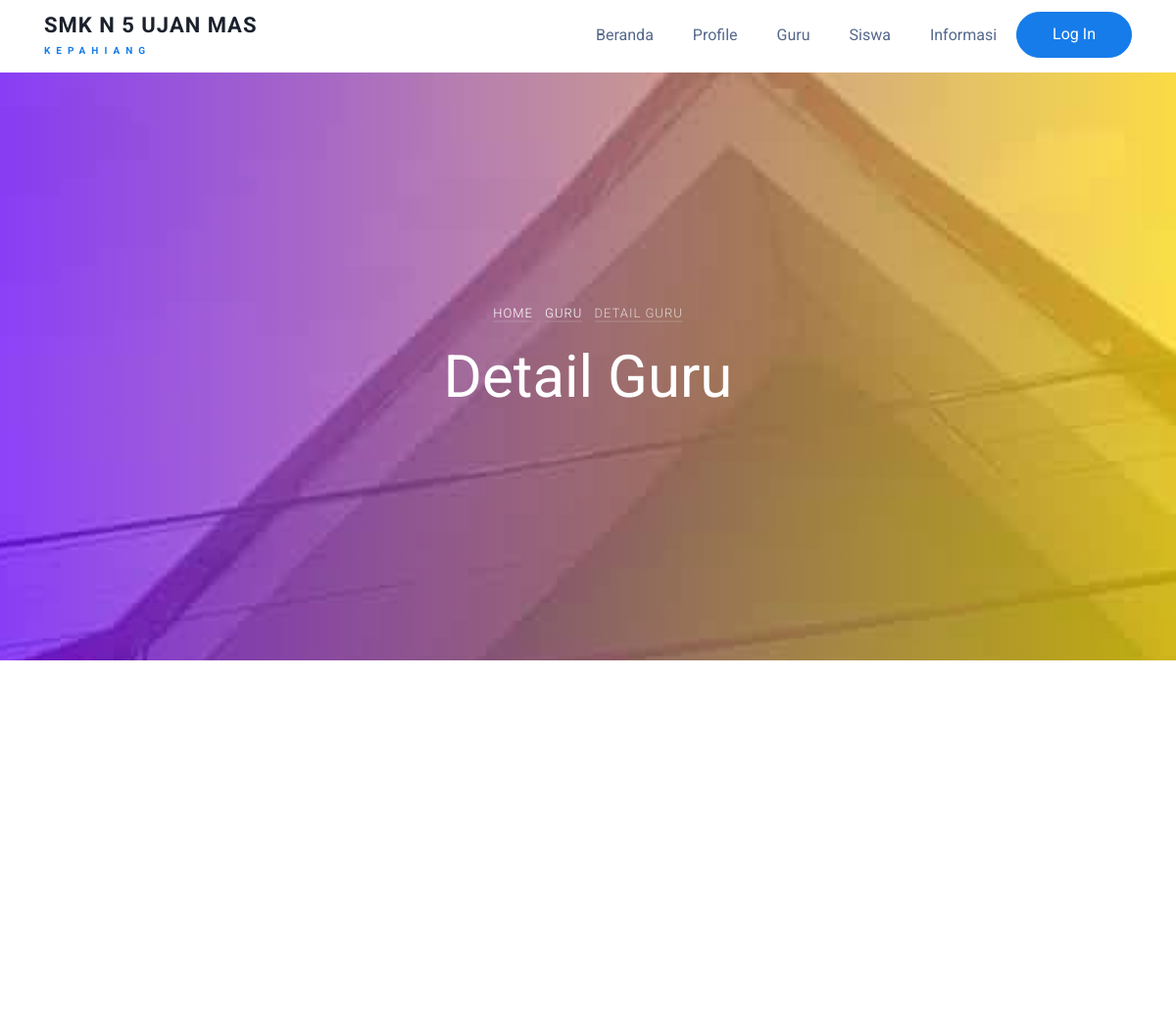
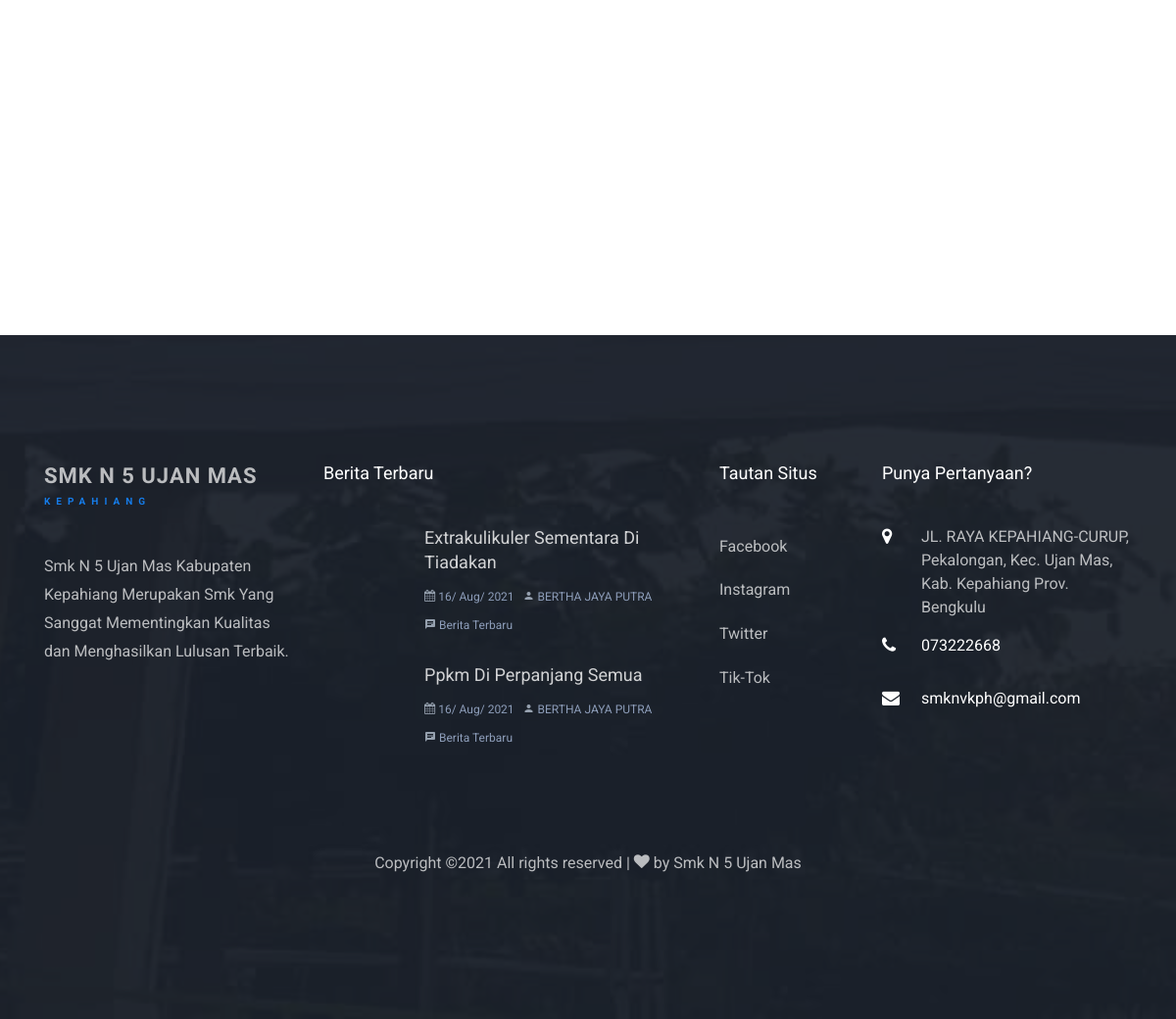
The page /FrontDetailController/getDetailGuru/1627628013 on the database its author committed (2 pictures, top to bottom).
### tables this page shows
CREATE TABLE `db_informasi` (
  `id` int(11) NOT NULL,
  `judul` varchar(50) NOT NULL,
  `isi` text NOT NULL,
  `foto` varchar(225) NOT NULL,
  `ouner_post` varchar(225) NOT NULL,
  `slug_judul` varchar(50) NOT NULL,
  `created_at` varchar(225) NOT NULL
);

### application/controllers/FrontDetailController.php (called while the page is built, shortened)
<?php
class FrontDetailController extends CI_Controller
{
	public function __construct()
	{
		$this->load->model(['AssetSekolahModel', 'FrontModel', 'DataUserSekolahModel']);
	}
	public function getDetailGuru($slug)
	{
		$data['title'] = "Detail Guru | Smk 05 Ujan Mas";
		$data['start'] = $this->uri->segment(3);
		$data['getNewFooterInformasi'] = $this->AssetSekolahModel->getNewFooterInformasi()->result_array();
		$data['getDetailGuru'] = $this->DataUserSekolahModel->getDetailGuru($slug)->row_array();
		$data['getSosialMedia'] = $this->FrontModel->getSosialMedia();
		$this->load->view('includes/Front/header', $data);
		$this->load->view('pages/Front/Front-detail/guruDetail', $data);
		$this->load->view('includes/Front/footer', $data);
	}
}

### index.php (called while the page is built, shortened)
<?php
require_once BASEPATH.'core/CodeIgniter.php';

### application/models/AssetSekolahModel.php (called while the page is built, shortened)
<?php
class AssetSekolahModel extends CI_Model
{
	public function getNewFooterInformasi()
	{
		$this->db->order_by('id', 'DESC');
		$this->db->limit(2);
		return $this->db->get('db_informasi');
	}
}

### application/models/FrontModel.php (called while the page is built, shortened)
<?php
class FrontModel extends CI_Model
{
	function getSosialMedia()
	{
		return $this->db->get('db_sosial_media')->row_array();
	}
}

### application/views/pages/Front/Front-detail/guruDetail.php (the view, shortened to what this page needs)
<div class="hero-wrap hero-wrap-2" style="background-image: url('<?= base_url('assets/FrontAssets/') ?>images/atas.jpg'); background-attachment:fixed;">
	<div class="overlay"></div>
	<div class="container">
		<div class="row no-gutters slider-text align-items-center justify-content-center" data-scrollax-parent="true">
			<div class="col-md-8 ftco-animate text-center">
				<p class="breadcrumbs"><span class="mr-2"><a href="<?= base_url('FrontController') ?>">Home</a></span> <span class="mr-2"><a href="<?= base_url('FrontController/guru') ?>">Guru</a></span> <span>Detail Guru</span></p>
				<h1 class="mb-3 bread">Detail Guru</h1>
			</div>
		</div>
	</div>
</div>
<section class="ftco-section">
	<div class="container">
		<div class="row justify-content-center">
			<div class="col-md-10">
				<div class="row">
					<div class="col-md-12 mb-5">
						<div class="teacher-details d-md-flex">
						</div>
					</div>
				</div>
			</div>
		</div>
	</div>
</section>

### application/views/includes/Front/footer.php (shortened to what this page needs)
<footer class="ftco-footer ftco-bg-dark ftco-section img" style="background-image: url(<?= base_url('assets/FrontAssets/') ?>images/atas.jpg); background-attachment:fixed;">
	<div class="overlay"></div>
	<div class="container">
		<div class="row mb-5">
			<div class="col-md-3">
				<div class="ftco-footer-widget mb-4">
					<h2><a class="navbar-brand" href="<?= base_url('FrontController') ?>">SMK N 5 Ujan Mas <br><small>Kepahiang</small></a></h2>
					<p>Smk N 5 Ujan Mas Kabupaten Kepahiang Merupakan Smk Yang Sanggat Mementingkan Kualitas dan Menghasilkan Lulusan Terbaik.</p>
					<ul class="ftco-footer-social list-unstyled float-md-left float-lft mt-5">
					</ul>
				</div>
			</div>
			<div class="col-md-4">
				<div class="ftco-footer-widget mb-4">
					<h2 class="ftco-heading-2">Berita Terbaru</h2>
					<?php foreach ($getNewFooterInformasi as $data) : ?>
						<div class="block-21 mb-4 d-flex">
							<a class="blog-img mr-4" style="background-image: url(images/image_1.jpg);"></a>
							<div class="text">
								<h3 class="heading"><a href="<?= base_url('FrontDetailController/getDetaiInformasi/') . $data['slug_judul'] ?>"><?= $data['judul']; ?></a></h3>
								<div class="meta">
									<div><a href="#"><span class="icon-calendar"></span> <?= date("d/ M/ Y", $data['created_at'],); ?></a></div>
									<div><a href="#"><span class="icon-person"></span> <?= $data['ouner_post']; ?></a></div>
									<div><a href="#"><span class="icon-chat"></span> Berita Terbaru</a></div>
								</div>
							</div>
						</div>
					<?php endforeach; ?>
				</div>
			</div>
			<div class="col-md-2">
				<div class="ftco-footer-widget mb-4 ml-md-4">
					<h2 class="ftco-heading-2">Tautan Situs</h2>
					<ul class="list-unstyled">
						<li><a href="<?= $getSosialMedia['facebook'] ?>" target="blank" class="py-2 d-block">Facebook</a></li>
						<li><a href="<?= $getSosialMedia['instagram'] ?>" target="blank" class="py-2 d-block">Instagram</a></li>
						<li><a href="<?= $getSosialMedia['twitter'] ?>" target="blank" class="py-2 d-block">Twitter</a></li>
						<li><a href="<?= $getSosialMedia['tik-tok'] ?>" target="blank" class="py-2 d-block">Tik-Tok</a></li>
					</ul>
				</div>
			</div>
			<div class="col-md-3">
				<div class="ftco-footer-widget mb-4">
					<h2 class="ftco-heading-2">Punya Pertanyaan?</h2>
					<div class="block-23 mb-3">
						<ul>
							<li><span class="icon icon-map-marker"></span><span class="text">JL. RAYA KEPAHIANG-CURUP, Pekalongan, Kec. Ujan Mas, Kab. Kepahiang Prov. Bengkulu</span></li>
							<li><a href="#"><span class="icon icon-phone"></span><span class="text">073222668</span></a></li>
							<li><a href="#"><span class="icon icon-envelope"></span><span class="text">smknvkph@gmail.com</span></a></li>
						</ul>
					</div>
				</div>
			</div>
		</div>
		<div class="row">
			<div class="col-md-12 text-center">
				<p>
					Copyright &copy; All rights reserved | <i class="icon-heart" aria-hidden="true"></i> by <a href="#" target="_blank">Smk N 5 Ujan Mas</a>
				</p>
			</div>
		</div>
	</div>
</footer>
</body>
</html>

### assets/FrontAssets/css/icomoon.css (style rules this page uses)
[class^="icon-"], [class*=" icon-"] { font-family: 'icomoon' !important; speak: none; font-style: normal; font-weight: normal; font-variant: normal; text-transform: none; line-height: 1; -webkit-font-smoothing: antialiased; -moz-osx-font-smoothing: grayscale; }
.icon-heart:before { content: "\f004"; }
.icon-map-marker:before { content: "\f041"; }
.icon-calendar:before { content: "\f073"; }
.icon-phone:before { content: "\f095"; }
.icon-envelope:before { content: "\f0e0"; }
.icon-chat:before { content: "\e0b7"; }
.icon-person:before { content: "\e7fd"; }

### rows shown on the page
db_informasi: judul "Extrakulikuler Sementara Di Tiadakan", created_at "16/ Aug/ 2021", ouner_post "BERTHA JAYA PUTRA"
db_informasi: judul "Ppkm Di Perpanjang Semua", created_at "16/ Aug/ 2021", ouner_post "BERTHA JAYA PUTRA"
